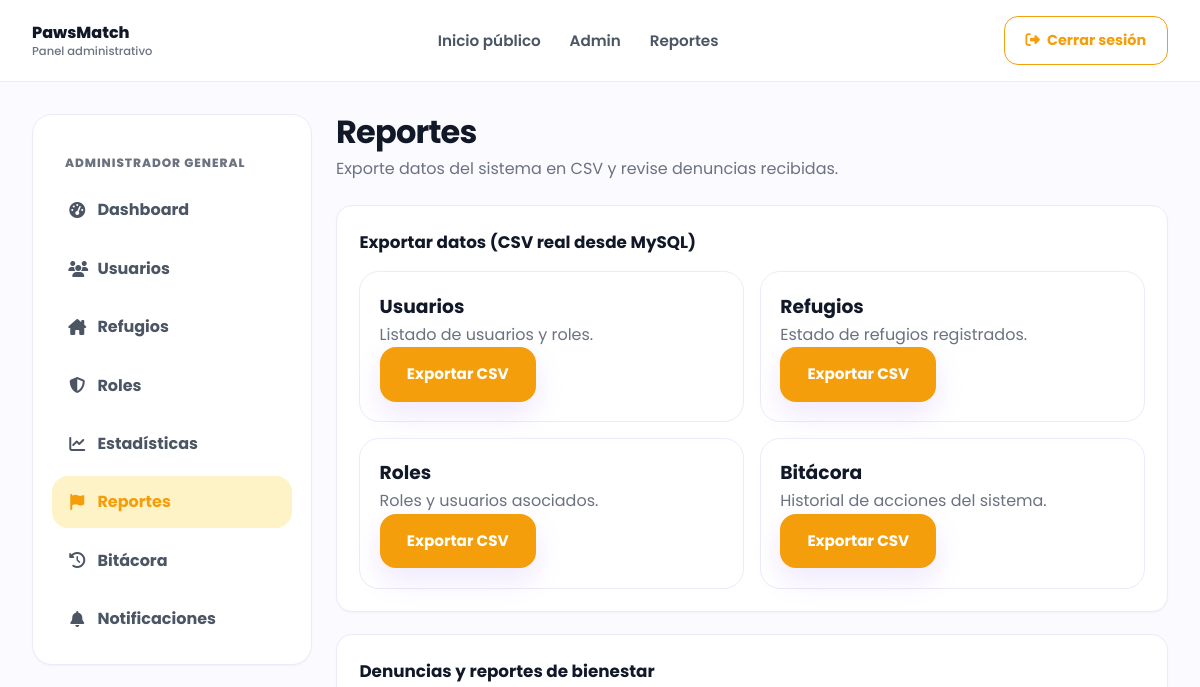
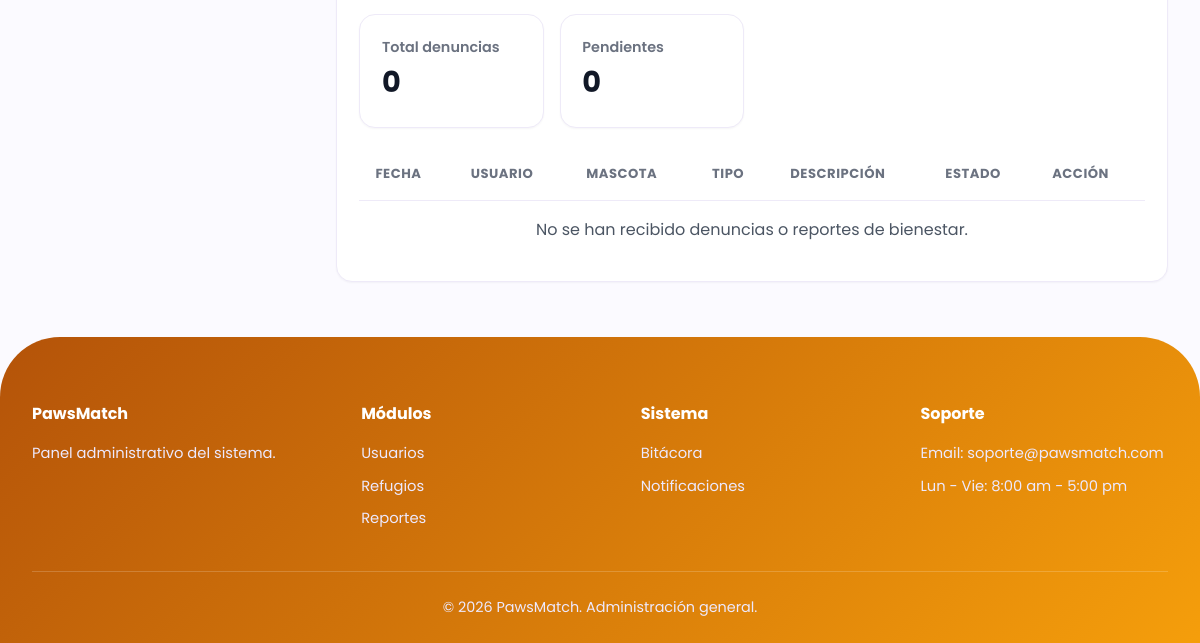
Before: /admin-reportes.php (signed in) with the older database file (2 pictures, top to bottom).
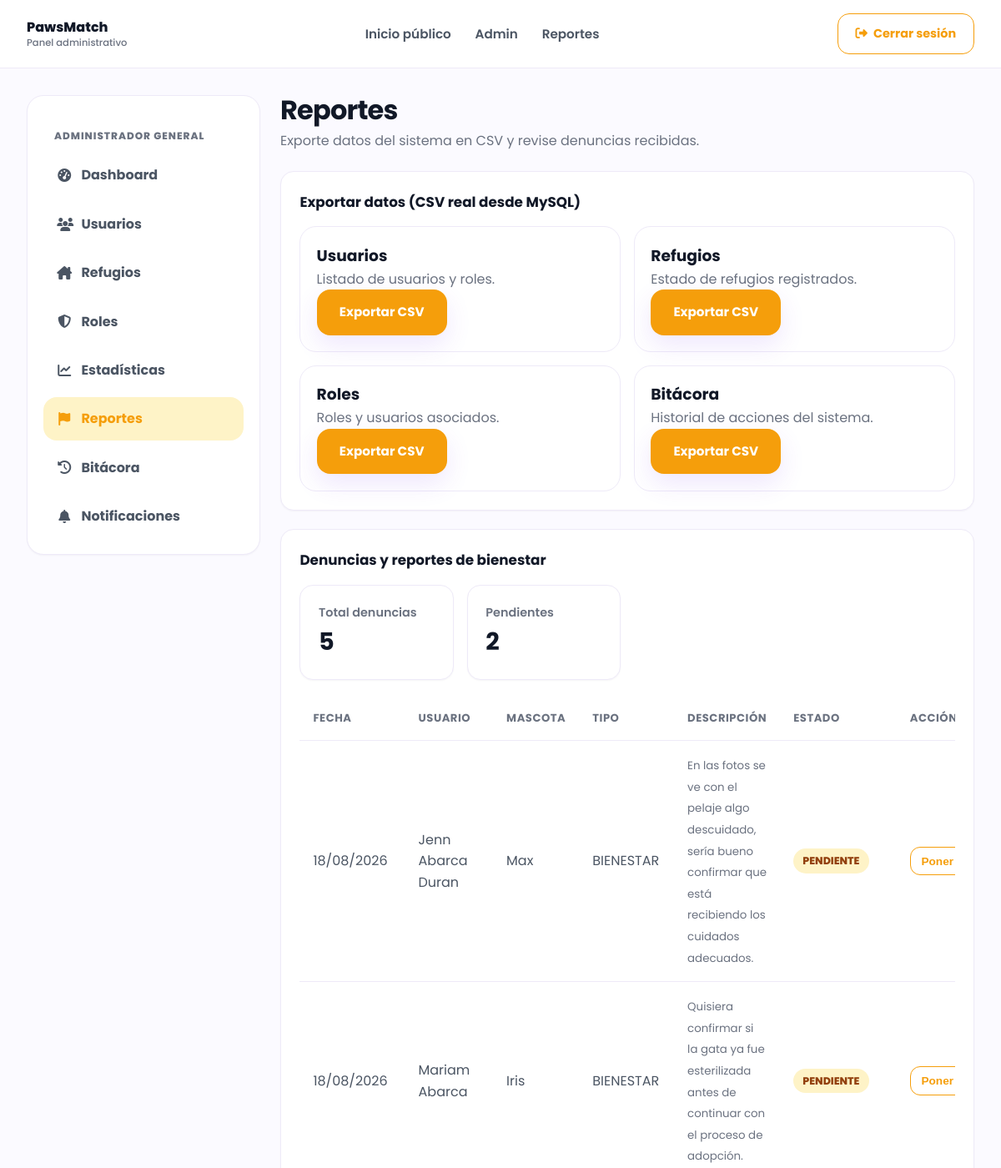
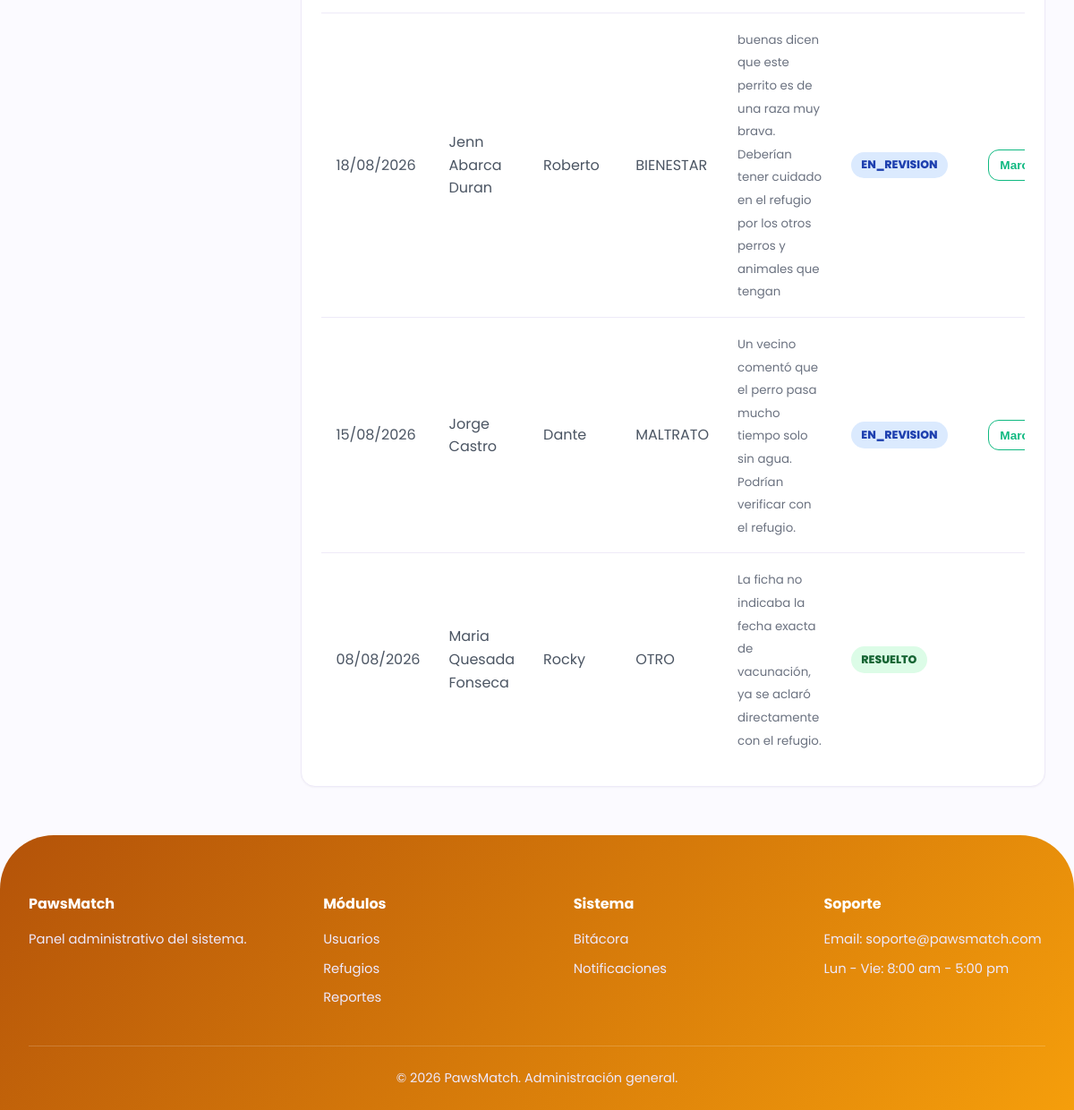
After: the same page with the newer database file (2 pictures, top to bottom).
### tables this page shows
CREATE TABLE `reportes` (
  `id_reporte` int NOT NULL AUTO_INCREMENT,
  `id_usuario` int NOT NULL,
  `id_mascota` int DEFAULT NULL,
  `tipo` enum('MALTRATO','BIENESTAR','OTRO') NOT NULL,
  `descripcion` text NOT NULL,
  `estado` enum('PENDIENTE','EN_REVISION','RESUELTO') DEFAULT 'PENDIENTE',
  `fecha_reporte` timestamp NULL DEFAULT CURRENT_TIMESTAMP,
  PRIMARY KEY (`id_reporte`),
  KEY `fk_reporte_usuario` (`id_usuario`),
  KEY `fk_reporte_mascota` (`id_mascota`),
  CONSTRAINT `fk_reporte_mascota` FOREIGN KEY (`id_mascota`) REFERENCES `mascotas` (`id_mascota`),
  CONSTRAINT `fk_reporte_usuario` FOREIGN KEY (`id_usuario`) REFERENCES `usuarios` (`id_usuario`)
);

CREATE TABLE `usuarios` (
  `id_usuario` int NOT NULL AUTO_INCREMENT,
  `id_rol` int NOT NULL,
  `nombre` varchar(100) NOT NULL,
  `apellidos` varchar(150) NOT NULL,
  `correo` varchar(150) NOT NULL,
  `contrasena` varchar(255) NOT NULL,
  `telefono` varchar(20) DEFAULT NULL,
  `estado` enum('ACTIVO','INACTIVO') DEFAULT 'ACTIVO',
  `fecha_registro` timestamp NULL DEFAULT CURRENT_TIMESTAMP,
  PRIMARY KEY (`id_usuario`),
  UNIQUE KEY `correo` (`correo`),
  KEY `fk_usuario_rol` (`id_rol`),
  CONSTRAINT `fk_usuario_rol` FOREIGN KEY (`id_rol`) REFERENCES `roles` (`id_rol`)
);

CREATE TABLE `mascotas` (
  `id_mascota` int NOT NULL AUTO_INCREMENT,
  `id_refugio` int NOT NULL,
  `nombre` varchar(100) NOT NULL,
  `especie` varchar(50) NOT NULL,
  `raza` varchar(100) DEFAULT NULL,
  `edad` int DEFAULT NULL,
  `sexo` enum('MACHO','HEMBRA') DEFAULT NULL,
  `tamano` enum('PEQUENO','MEDIANO','GRANDE') DEFAULT NULL,
  `descripcion` text,
  `historia` text,
  `estado_salud` text,
  `vacunado` tinyint(1) DEFAULT '0',
  `esterilizado` tinyint(1) DEFAULT '0',
  `compatible_ninos` tinyint(1) DEFAULT '0',
  `compatible_animales` tinyint(1) DEFAULT '0',
  `nivel_energia` enum('BAJO','MEDIO','ALTO') DEFAULT NULL,
  `estado` enum('DISPONIBLE','EN_PROCESO','ADOPTADO','INACTIVO') DEFAULT 'DISPONIBLE',
  `foto` varchar(255) DEFAULT NULL,
  `fecha_registro` timestamp NULL DEFAULT CURRENT_TIMESTAMP,
  PRIMARY KEY (`id_mascota`),
  KEY `fk_mascota_refugio` (`id_refugio`),
  CONSTRAINT `fk_mascota_refugio` FOREIGN KEY (`id_refugio`) REFERENCES `refugios` (`id_refugio`)
);

### php/models/Reporte.php (called while the page is built, shortened)
<?php
class Reporte
{
    public static function listarConDetalle(PDO $conexion): array
    {
        return $conexion->query("
            SELECT rep.id_reporte, rep.tipo, rep.descripcion, rep.estado, rep.fecha_reporte,
                   u.nombre AS usuario_nombre, u.apellidos AS usuario_apellidos,
                   m.nombre AS mascota
            FROM reportes rep
            INNER JOIN usuarios u ON rep.id_usuario = u.id_usuario
            LEFT JOIN mascotas m ON rep.id_mascota = m.id_mascota
            ORDER BY rep.fecha_reporte DESC
        ")->fetchAll(PDO::FETCH_ASSOC);
    }
    public static function contarPendientes(PDO $conexion): int
    {
        return (int) $conexion->query("SELECT COUNT(*) FROM reportes WHERE estado = 'PENDIENTE'")->fetchColumn();
    }
}

### php/views/admin/reportes.php (the view, shortened to what this page needs)
<div class="admin-header"><div><h1>Reportes</h1><p>Exporte datos del sistema en CSV y revise denuncias recibidas.</p></div></div>
<section class="admin-card">
    <h2 style="margin-bottom:1rem">Exportar datos (CSV real desde MySQL)</h2>
    <div class="report-grid">
        <div class="report-card"><h3>Usuarios</h3><p class="text-muted">Listado de usuarios y roles.</p><a class="btn btn-primary" href="php/exportar_csv.php?tipo=usuarios">Exportar CSV</a></div>
        <div class="report-card"><h3>Refugios</h3><p class="text-muted">Estado de refugios registrados.</p><a class="btn btn-primary" href="php/exportar_csv.php?tipo=refugios">Exportar CSV</a></div>
        <div class="report-card"><h3>Roles</h3><p class="text-muted">Roles y usuarios asociados.</p><a class="btn btn-primary" href="php/exportar_csv.php?tipo=roles">Exportar CSV</a></div>
        <div class="report-card"><h3>Bitácora</h3><p class="text-muted">Historial de acciones del sistema.</p><a class="btn btn-primary" href="php/exportar_csv.php?tipo=bitacora">Exportar CSV</a></div>
    </div>
</section>
<section class="admin-card" style="margin-top:1.4rem">
    <h2 style="margin-bottom:1rem">Denuncias y reportes de bienestar</h2>
    <div class="kpi-grid" style="margin-bottom:1.2rem">
        <div class="kpi-card"><div><p>Total denuncias</p><h3><?php echo count($denuncias); ?></h3></div></div>
        <div class="kpi-card"><div><p>Pendientes</p><h3><?php echo $pendientesDenuncia; ?></h3></div></div>
    </div>
    <div class="table-responsive">
        <table class="admin-table">
            <thead><tr><th>Fecha</th><th>Usuario</th><th>Mascota</th><th>Tipo</th><th>Descripción</th><th>Estado</th><th class="text-end">Acción</th></tr></thead>
            <tbody>
                <?php if (empty($denuncias)): ?>
                    <tr><td colspan="7" class="text-center text-muted py-4">No se han recibido denuncias o reportes de bienestar.</td></tr>
                <?php else: foreach ($denuncias as $d): ?>
                    <tr>
                        <td><?php echo htmlspecialchars(date('d/m/Y', strtotime($d['fecha_reporte']))); ?></td>
                        <td><?php echo htmlspecialchars($d['usuario_nombre'] . ' ' . $d['usuario_apellidos']); ?></td>
                        <td><?php echo htmlspecialchars($d['mascota'] ?: '—'); ?></td>
                        <td><?php echo htmlspecialchars($d['tipo']); ?></td>
                        <td><small class="text-muted"><?php echo htmlspecialchars($d['descripcion']); ?></small></td>
                        <td><span class="badge" style="<?php echo $estadoBadge[$d['estado']] ?? ''; ?>padding:.3rem .7rem;border-radius:99px;font-size:.78rem;"><?php echo $d['estado']; ?></span></td>
                        <td class="text-end" style="white-space:nowrap">
                            <?php if ($d['estado'] === 'PENDIENTE'): ?>
                                <form action="php/admin_reporte_estado.php" method="POST" style="display:inline">
                                    <button type="submit" class="btn btn-sm btn-outline">Poner en revisión</button>
                                </form>
                            <?php elseif ($d['estado'] === 'EN_REVISION'): ?>
                                <form action="php/admin_reporte_estado.php" method="POST" style="display:inline">
                                    <button type="submit" class="btn btn-sm btn-success-outline">Marcar resuelto</button>
                                </form>
                            <?php else: ?>
                                <small class="text-muted">—</small>
                            <?php endif; ?>
                        </td>
                    </tr>
                <?php endforeach; endif; ?>
            </tbody>
        </table>
    </div>
</section>

### admin-reportes.php (shortened to what this page needs)
<?php
require_once "php/config.php";
$paginaActivaAdmin = "reportes";
$denuncias = Reporte::listarConDetalle($conexion);
$pendientesDenuncia = Reporte::contarPendientes($conexion);
$estadoBadge = ["PENDIENTE" => "background:#fef3c7;color:#92400e;", "EN_REVISION" => "background:#dbeafe;color:#1e40af;", "RESUELTO" => "background:#dcfce7;color:#166534;"];
?>
<!DOCTYPE html><html lang="es"><head><link rel="stylesheet" href="css/estilos.css"><link rel="stylesheet" href="css/responsive.css"><link rel="stylesheet" href="css/admin.css?v=4"><link rel="stylesheet" href="https://cdnjs.cloudflare.com/ajax/libs/font-awesome/6.4.0/css/all.min.css"></head><body class="admin-body theme-admin" data-page="reportes">
<?php require "php/views/partials/navbar_admin.php"; ?>
<?php require "php/views/admin/reportes.php"; ?>
<?php require "php/views/partials/footer_admin.php"; ?>
</body></html>

### php/views/partials/navbar_admin.php (shortened to what this page needs)
<?php
$itemsMenuAdmin = [
    "dashboard"      => ["admin-dashboard.php", "fa-gauge-high", "Dashboard"],
    "usuarios"       => ["admin-usuarios.php", "fa-users", "Usuarios"],
    "refugios"       => ["admin-refugios.php", "fa-house-chimney", "Refugios"],
    "roles"          => ["admin-roles.php", "fa-shield-halved", "Roles"],
    "estadisticas"   => ["admin-estadisticas.php", "fa-chart-line", "Estadísticas"],
    "reportes"       => ["admin-reportes.php", "fa-flag", "Reportes"],
    "bitacora"       => ["admin-bitacora.php", "fa-clock-rotate-left", "Bitácora"],
    "notificaciones" => ["admin-notificaciones.php", "fa-bell", "Notificaciones"],
];
?>
<nav class="navbar">
  <div class="nav-container">
    <a class="logo" href="index.php">
      <div><span>PawsMatch</span><small>Panel administrativo</small></div>
    </a>
    <ul class="nav-menu" id="navMenu">
      <li><a href="index.php">Inicio público</a></li>
      <li><a href="admin-dashboard.php">Admin</a></li>
      <li><a href="admin-reportes.php">Reportes</a></li>
    </ul>
    <div class="nav-buttons"><a href="php/logout.php" class="btn-login"><i class="fas fa-right-from-bracket me-1"></i> Cerrar sesión</a></div>
  </div>
</nav>
<div class="admin-layout">
<aside class="admin-sidebar">
<div class="sidebar-title">Administrador General</div>
<ul class="sidebar-menu">
<?php foreach ($itemsMenuAdmin as $clave => [$href, $icono, $texto]): ?>
    <li><a class="<?php echo $clave === $paginaActivaAdmin ? 'active' : ''; ?>" href="<?php echo $href; ?>"><i class="fas <?php echo $icono; ?>"></i> <?php echo $texto; ?></a></li>
<?php endforeach; ?>
</ul>
</aside>
<main class="admin-main">

### php/views/partials/footer_admin.php
</main>
</div>
<footer class="footer" id="contacto"><div class="footer-content"><div class="footer-section footer-brand"><h4>PawsMatch</h4><p>Panel administrativo del sistema.</p></div><div class="footer-section"><h4>Módulos</h4><ul><li><a href="admin-usuarios.php">Usuarios</a></li><li><a href="admin-refugios.php">Refugios</a></li><li><a href="admin-reportes.php">Reportes</a></li></ul></div><div class="footer-section"><h4>Sistema</h4><ul><li><a href="admin-bitacora.php">Bitácora</a></li><li><a href="admin-notificaciones.php">Notificaciones</a></li></ul></div><div class="footer-section"><h4>Soporte</h4><ul><li>Email: soporte@pawsmatch.com</li><li>Lun - Vie: 8:00 am - 5:00 pm</li></ul></div></div><div class="footer-bottom"><p>&copy; 2026 PawsMatch. Administración general.</p></div></footer>

### css/admin.css (style rules this page uses)
.admin-body { background: #fbfaff; }
.admin-body.theme-admin { --primary:#f59e0b; --primary-dark:#b45309; --primary-soft:#fef3c7; }
.admin-layout { max-width: 1250px; margin: 0 auto; padding: 2rem; display: grid; grid-template-columns: 280px 1fr; gap: 1.5rem; }
.admin-sidebar { background: var(--white); border: 1px solid var(--border); border-radius: 20px; box-shadow: 0 1px 2px rgba(17,24,39,.04); padding: 1.2rem; align-self: start; position: sticky; top: 100px; }
.sidebar-title { color: var(--muted); font-size: .75rem; text-transform: uppercase; font-weight: 800; letter-spacing: .08em; margin: 1.2rem .8rem .7rem; }
.sidebar-menu { list-style: none; display: flex; flex-direction: column; gap: .35rem; }
.sidebar-menu a { display:flex; align-items:center; gap:.7rem; padding:.85rem 1rem; border-radius: 16px; color: var(--text); font-weight:700; transition:.25s ease; }
.sidebar-menu a:hover, .sidebar-menu a.active { background: var(--primary-soft); color: var(--primary); }
.sidebar-menu a i { width: 18px; text-align: center; flex-shrink: 0; }
.admin-main { min-width:0; }
.admin-header { display:flex; justify-content:space-between; align-items:flex-start; gap:1rem; margin-bottom:1.5rem; }
.admin-header h1 { font-size:2rem; line-height:1.1; letter-spacing:-.8px; color:var(--dark); }
.admin-header p { color:var(--muted); margin-top:.4rem; }
.admin-card { background:var(--white); border:1px solid var(--border); border-radius:16px; box-shadow:0 1px 2px rgba(17,24,39,.04); padding:1.4rem; margin-bottom:1.4rem; }
.kpi-grid { display:grid; grid-template-columns: repeat(4,1fr); gap:1rem; margin-bottom:1.4rem; }
.kpi-card { background:var(--white); border:1px solid var(--border); border-radius:16px; box-shadow:0 1px 2px rgba(17,24,39,.04); padding:1.35rem; display:flex; justify-content:space-between; gap:1rem; align-items:center; }
.kpi-card h3 { font-size:1.8rem; margin:0; }
.kpi-card p { color:var(--muted); font-weight:600; margin:0; font-size:.9rem; }
.btn-sm { padding:.55rem .8rem; border-radius:12px; font-size:.85rem; }
.btn-outline { border:1.5px solid var(--primary); color:var(--primary); background:var(--white); }
.btn-success-outline { border:1.5px solid var(--green); color:var(--green); background:var(--white); }
.table-responsive { overflow-x:auto; }
.admin-table { width:100%; border-collapse:separate; border-spacing:0; }
.admin-table th { text-align:left; color:var(--muted); font-size:.82rem; text-transform:uppercase; letter-spacing:.04em; padding:1rem; border-bottom:1px solid var(--border); white-space:nowrap; }
.admin-table td { padding:1rem; border-bottom:1px solid var(--border); vertical-align:middle; color:var(--text); }
.admin-table tr:last-child td { border-bottom:none; }
.text-muted { color:var(--muted); }
.text-end { text-align:right; }
.badge { display:inline-block; padding:.42rem .7rem; border-radius:999px; font-weight:800; font-size:.74rem; }
.report-grid, .chart-grid { display:grid; grid-template-columns: repeat(2,1fr); gap:1rem; }
.report-card { border:1px solid var(--border); border-radius:20px; padding:1.2rem; background:#fff; }
.chart-card h2, .admin-card h2 { font-size:1.05rem; margin-bottom:1rem; color:var(--dark); }
.me-1 { margin-right:.25rem; }
.text-center { text-align:center; }
.py-4 { padding-top:1.5rem; padding-bottom:1.5rem; }

### css/base.css (style rules this page uses)
:root { --primary: #7c3aed; --primary-dark: #5b21b6; --primary-soft: #ede9fe; --accent: #facc15; --pink: #ec4899; --green: #10b981; --dark: #111827; --text: #4b5563; --muted: #6b7280; --light: #fbfaff; --white: #ffffff; --border: #eeeaf8; --shadow: 0 18px 40px rgba(17, 24, 39, 0.08); --shadow-soft: 0 12px 30px rgba(124, 58, 237, 0.12); }
* { margin: 0; padding: 0; box-sizing: border-box; }
html { scroll-behavior: smooth; }
body { font-family: 'Poppins', sans-serif; background: var(--light); color: var(--dark); line-height: 1.6; }
a { text-decoration: none; color: inherit; }

### css/home.css (style rules this page uses)
.btn { display: inline-block; border: none; cursor: pointer; border-radius: 16px; padding: 0.95rem 1.7rem; font-weight: 700; font-size: 0.95rem; transition: 0.3s ease; text-align: center; }
.btn-primary { background: var(--primary); color: var(--white); box-shadow: var(--shadow-soft); }

Changed rows visible on the page:
added reportes: fecha_reporte "18/08/2026", id_usuario.apellidos "Jenn Abarca Duran", id_mascota.nombre "Max", tipo "BIENESTAR", descripcion "En las fotos se ve con el pelaje algo descuidado, sería bueno confirmar que está recibiendo los cuidados adecuados.", estado "PENDIENTE"
added reportes: fecha_reporte "18/08/2026", id_usuario.apellidos "Mariam Abarca", id_mascota.nombre "Iris", tipo "BIENESTAR", descripcion "Quisiera confirmar si la gata ya fue esterilizada antes de continuar con el proceso de adopción.", estado "PENDIENTE"
added reportes: fecha_reporte "18/08/2026", id_usuario.apellidos "Jenn Abarca Duran", id_mascota.nombre "Roberto", tipo "BIENESTAR", descripcion "buenas dicen que este perrito es de una raza muy brava. Deberían tener cuidado en el refugio por los otros perros y animales que tengan", estado "EN_REVISION"
added reportes: fecha_reporte "15/08/2026", id_usuario.apellidos "Jorge Castro", id_mascota.nombre "Dante", tipo "MALTRATO", descripcion "Un vecino comentó que el perro pasa mucho tiempo solo sin agua. Podrían verificar con el refugio.", estado "EN_REVISION"
added reportes: fecha_reporte "08/08/2026", id_usuario.apellidos "Maria Quesada Fonseca", id_mascota.nombre "Rocky", tipo "OTRO", descripcion "La ficha no indicaba la fecha exacta de vacunación, ya se aclaró directamente con el refugio.", estado "RESUELTO"
Other visible differences:
count($denuncias): "0" → "5"
$pendientesDenuncia: "0" → "2"
text no longer shown: "No se han recibido denuncias o reportes de bienestar."
